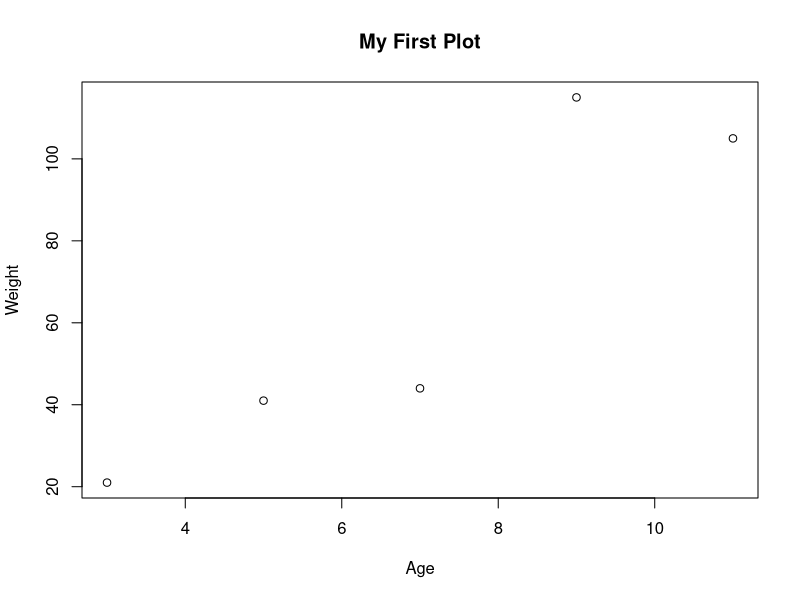
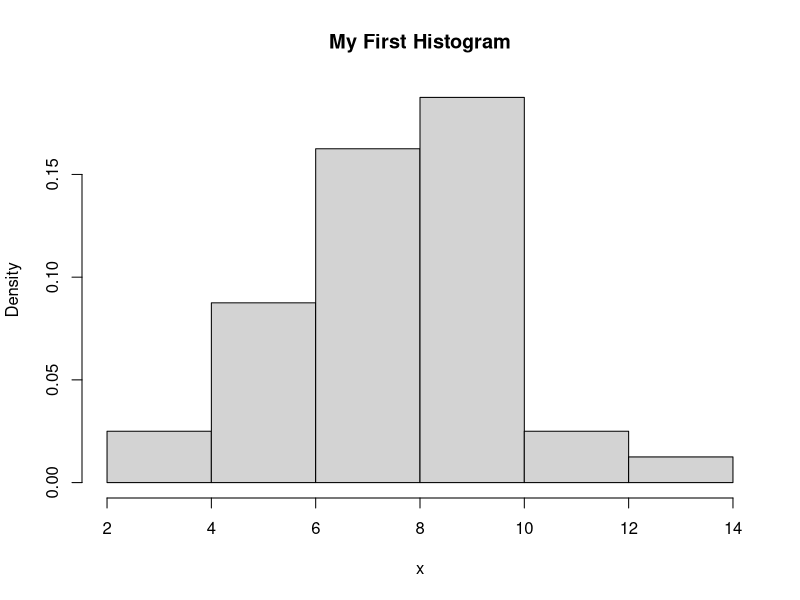
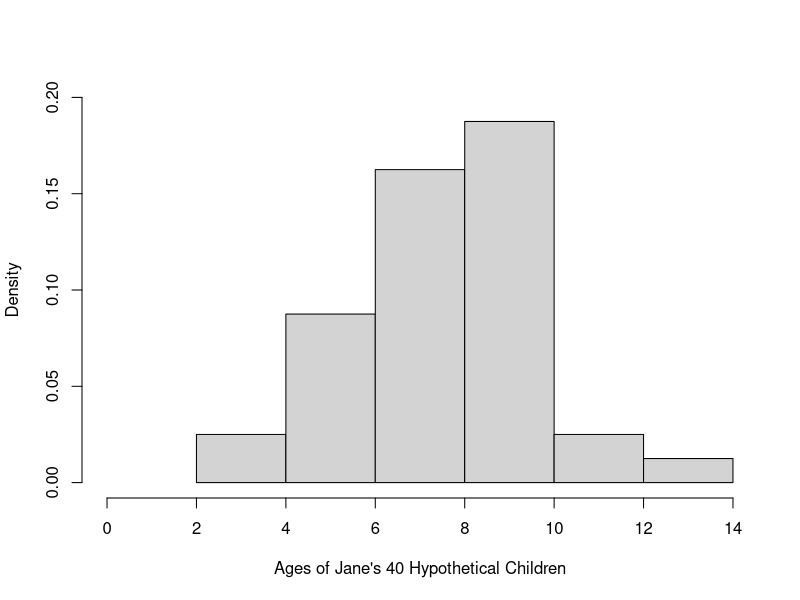
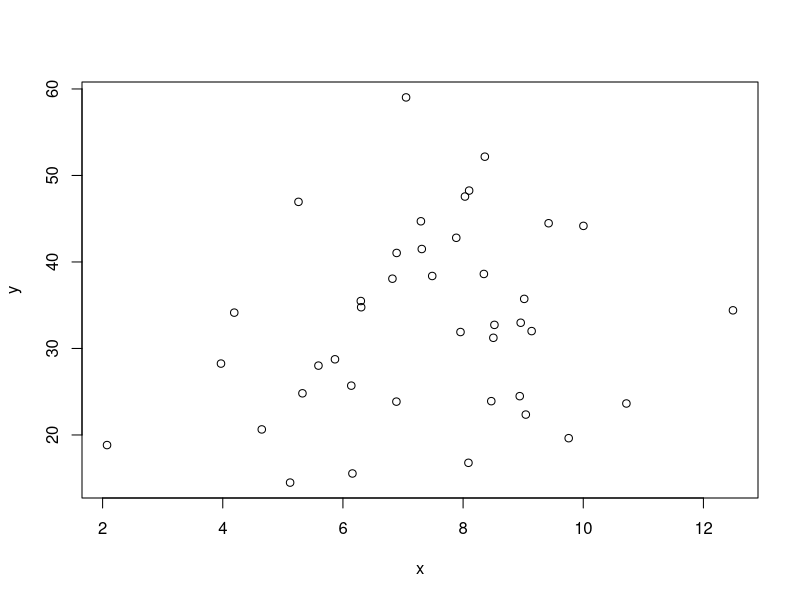
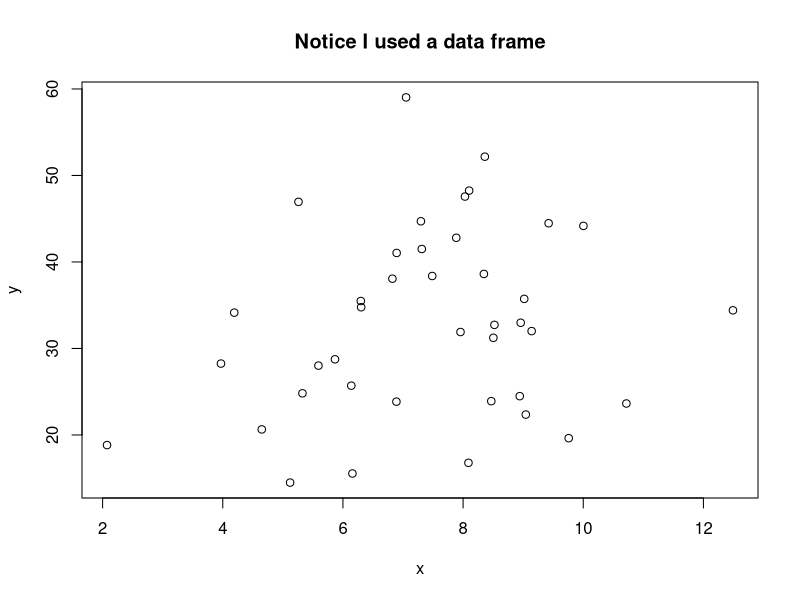

Here is the R script that generated these plots, in order:
### R code from vignette source 'summeR-1-1-hello-uniquebackupstring.Rnw'
### Encoding: UTF-8

###################################################
### code chunk number 1: summeR-1-1-hello-uniquebackupstring.Rnw:29-30
###################################################
  if(exists(".orig.enc")) options(encoding = .orig.enc)


###################################################
### code chunk number 2: tmpout
###################################################
tdir <- "tmpout"
if(!dir.exists(tdir)) dir.create(tdir, showWarnings=FALSE)


###################################################
### code chunk number 3: Roptions
###################################################
opts.orig <- options()
options(width=100, prompt="> ")
options(useFancyQuotes = FALSE)
set.seed(12345)
par.orig <- par(no.readonly = TRUE) 
pjmar <- c(4.1, 4.1, 1.5, 2.1)
options(SweaveHooks=list(fig=function() par(mar=pjmar, ps=12, xpd=F)))
pdf.options(onefile=F,family="Times",pointsize=12)
if(!file.exists("theme")) file.symlink("../../../../template/theme", "theme")


###################################################
### code chunk number 4: summeR-1-1-hello-uniquebackupstring.Rnw:293-295 (eval = FALSE)
###################################################
## curve(3 + 0.2 * x + 0.1 * x^2, from = -2, 
## to = 2)


###################################################
### code chunk number 5: summeR-1-1-hello-uniquebackupstring.Rnw:420-421 (eval = FALSE)
###################################################
## q(save = "no")


###################################################
### code chunk number 6: summeR-1-1-hello-uniquebackupstring.Rnw:456-458
###################################################
x <- c(3, 5, 7, 9, 11)
x


###################################################
### code chunk number 7: summeR-1-1-hello-uniquebackupstring.Rnw:463-465
###################################################
mean(x)
var(x)


###################################################
### code chunk number 8: summeR-1-1-hello-uniquebackupstring.Rnw:476-477 (eval = FALSE)
###################################################
## y <- 2 * x


###################################################
### code chunk number 9: summeR-1-1-hello-uniquebackupstring.Rnw:486-487
###################################################
ls()


###################################################
### code chunk number 10: summeR-1-1-hello-uniquebackupstring.Rnw:494-495
###################################################
print(x)


###################################################
### code chunk number 11: summeR-1-1-hello-uniquebackupstring.Rnw:498-499
###################################################
x


###################################################
### code chunk number 12: summeR-1-1-hello-uniquebackupstring.Rnw:522-525
###################################################
y <- c(21, 41, 44, 115, 105)
mean(y)
var(y)


###################################################
### code chunk number 13: p1
###################################################
plot(y ~ x, xlab = "Age", ylab = "Weight", main = "My First Plot")


###################################################
### code chunk number 14: summeR-1-1-hello-uniquebackupstring.Rnw:554-555
###################################################
rnorm(n = 5, mean = 100, sd = 10)


###################################################
### code chunk number 15: summeR-1-1-hello-uniquebackupstring.Rnw:569-572
###################################################
set.seed(66565) #put in any integer you like
x <- rnorm(n = 40, mean = 7, sd = 2)
y <- rnorm(n = 40, mean = 35, sd = 10)


###################################################
### code chunk number 16: p2
###################################################
hist(x, prob = TRUE, main = "My First Histogram")


###################################################
### code chunk number 17: p3
###################################################
hist(x, prob = TRUE, ylim = c(0, 0.20), xlim = c(0, 14), main = "", xlab = "Ages of Jane's 40 Hypothetical Children")


###################################################
### code chunk number 18: summeR-1-1-hello-uniquebackupstring.Rnw:612-613 (eval = FALSE)
###################################################
## ?hist


###################################################
### code chunk number 19: summeR-1-1-hello-uniquebackupstring.Rnw:617-618 (eval = FALSE)
###################################################
## example(hist)


###################################################
### code chunk number 20: p4
###################################################
plot(y ~ x)


###################################################
### code chunk number 21: summeR-1-1-hello-uniquebackupstring.Rnw:654-655
###################################################
mydf <- data.frame(x = x, y = y)


###################################################
### code chunk number 22: summeR-1-1-hello-uniquebackupstring.Rnw:663-664
###################################################
rm(x, y)


###################################################
### code chunk number 23: summeR-1-1-hello-uniquebackupstring.Rnw:671-672
###################################################
ls()


###################################################
### code chunk number 24: plotdf10
###################################################
plot(y ~ x, data = mydf, main = "Notice I used a data frame")


###################################################
### code chunk number 25: summeR-1-1-hello-uniquebackupstring.Rnw:693-695 (eval = FALSE)
###################################################
## set.seed(1234)
## x <- rnorm(n = 40, mean = 7, sd = 2)


###################################################
### code chunk number 26: summeR-1-1-hello-uniquebackupstring.Rnw:700-702 (eval = FALSE)
###################################################
## set.seed(1234)
## x <- rnorm(40, 7, 2)


###################################################
### code chunk number 27: summeR-1-1-hello-uniquebackupstring.Rnw:710-712 (eval = FALSE)
###################################################
## set.seed(1234)
## x <- rnorm(sd = 2, mean = 7, n = 40)


###################################################
### code chunk number 28: summeR-1-1-hello-uniquebackupstring.Rnw:717-719 (eval = FALSE)
###################################################
## set.seed(1234)
## x <- rnorm(40, m = 7, s = 2)


###################################################
### code chunk number 29: sessionInfo
###################################################
sessionInfo()


###################################################
### code chunk number 30: sess10
###################################################
sessionInfo()


###################################################
### code chunk number 31: opts20
###################################################
## Don't delete this. It puts the interactive session options
## back the way they were. If this is compiled within a session
## it is vital to do this.
options(opts.orig)
options(par.orig)
